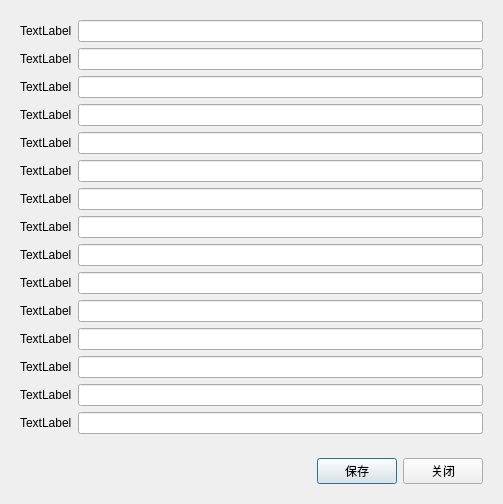
<?xml version="1.0" encoding="UTF-8"?>
<ui version="4.0">
 <class>DlgCreAdd</class>
 <widget class="QDialog" name="DlgCreAdd">
  <property name="geometry">
   <rect>
    <x>0</x>
    <y>0</y>
    <width>503</width>
    <height>494</height>
   </rect>
  </property>
  <property name="windowTitle">
   <string>Dialog</string>
  </property>
  <layout class="QVBoxLayout" name="verticalLayout">
   <item>
    <widget class="QWidget" name="widget_2" native="true">
     <layout class="QFormLayout" name="formLayout">
      <item row="0" column="0">
       <widget class="QLabel" name="label">
        <property name="text">
         <string>TextLabel</string>
        </property>
       </widget>
      </item>
      <item row="0" column="1">
       <widget class="QLineEdit" name="lineEdit"/>
      </item>
      <item row="1" column="0">
       <widget class="QLabel" name="label_2">
        <property name="text">
         <string>TextLabel</string>
        </property>
       </widget>
      </item>
      <item row="1" column="1">
       <widget class="QLineEdit" name="lineEdit_2"/>
      </item>
      <item row="2" column="0">
       <widget class="QLabel" name="label_4">
        <property name="text">
         <string>TextLabel</string>
        </property>
       </widget>
      </item>
      <item row="2" column="1">
       <widget class="QLineEdit" name="lineEdit_4"/>
      </item>
      <item row="3" column="0">
       <widget class="QLabel" name="label_3">
        <property name="text">
         <string>TextLabel</string>
        </property>
       </widget>
      </item>
      <item row="3" column="1">
       <widget class="QLineEdit" name="lineEdit_3"/>
      </item>
      <item row="4" column="0">
       <widget class="QLabel" name="label_8">
        <property name="text">
         <string>TextLabel</string>
        </property>
       </widget>
      </item>
      <item row="4" column="1">
       <widget class="QLineEdit" name="lineEdit_8"/>
      </item>
      <item row="5" column="0">
       <widget class="QLabel" name="label_6">
        <property name="text">
         <string>TextLabel</string>
        </property>
       </widget>
      </item>
      <item row="5" column="1">
       <widget class="QLineEdit" name="lineEdit_5"/>
      </item>
      <item row="6" column="0">
       <widget class="QLabel" name="label_14">
        <property name="text">
         <string>TextLabel</string>
        </property>
       </widget>
      </item>
      <item row="6" column="1">
       <widget class="QLineEdit" name="lineEdit_14"/>
      </item>
      <item row="7" column="0">
       <widget class="QLabel" name="label_5">
        <property name="text">
         <string>TextLabel</string>
        </property>
       </widget>
      </item>
      <item row="7" column="1">
       <widget class="QLineEdit" name="lineEdit_6"/>
      </item>
      <item row="8" column="0">
       <widget class="QLabel" name="label_7">
        <property name="text">
         <string>TextLabel</string>
        </property>
       </widget>
      </item>
      <item row="8" column="1">
       <widget class="QLineEdit" name="lineEdit_7"/>
      </item>
      <item row="9" column="0">
       <widget class="QLabel" name="label_11">
        <property name="text">
         <string>TextLabel</string>
        </property>
       </widget>
      </item>
      <item row="9" column="1">
       <widget class="QLineEdit" name="lineEdit_9"/>
      </item>
      <item row="10" column="0">
       <widget class="QLabel" name="label_9">
        <property name="text">
         <string>TextLabel</string>
        </property>
       </widget>
      </item>
      <item row="10" column="1">
       <widget class="QLineEdit" name="lineEdit_10"/>
      </item>
      <item row="11" column="0">
       <widget class="QLabel" name="label_13">
        <property name="text">
         <string>TextLabel</string>
        </property>
       </widget>
      </item>
      <item row="11" column="1">
       <widget class="QLineEdit" name="lineEdit_12"/>
      </item>
      <item row="12" column="0">
       <widget class="QLabel" name="label_12">
        <property name="text">
         <string>TextLabel</string>
        </property>
       </widget>
      </item>
      <item row="12" column="1">
       <widget class="QLineEdit" name="lineEdit_13"/>
      </item>
      <item row="13" column="0">
       <widget class="QLabel" name="label_15">
        <property name="text">
         <string>TextLabel</string>
        </property>
       </widget>
      </item>
      <item row="13" column="1">
       <widget class="QLineEdit" name="lineEdit_15"/>
      </item>
      <item row="14" column="0">
       <widget class="QLabel" name="label_10">
        <property name="text">
         <string>TextLabel</string>
        </property>
       </widget>
      </item>
      <item row="14" column="1">
       <widget class="QLineEdit" name="lineEdit_11"/>
      </item>
     </layout>
    </widget>
   </item>
   <item>
    <widget class="QWidget" name="widget" native="true">
     <layout class="QHBoxLayout" name="horizontalLayout">
      <item>
       <spacer name="horizontalSpacer">
        <property name="orientation">
         <enum>Qt::Horizontal</enum>
        </property>
        <property name="sizeHint" stdset="0">
         <size>
          <width>40</width>
          <height>20</height>
         </size>
        </property>
       </spacer>
      </item>
      <item>
       <widget class="QPushButton" name="pushButton">
        <property name="text">
         <string>保存</string>
        </property>
       </widget>
      </item>
      <item>
       <widget class="QPushButton" name="pushButton_2">
        <property name="text">
         <string>关闭</string>
        </property>
       </widget>
      </item>
     </layout>
    </widget>
   </item>
  </layout>
 </widget>
 <resources/>
 <connections/>
</ui>
